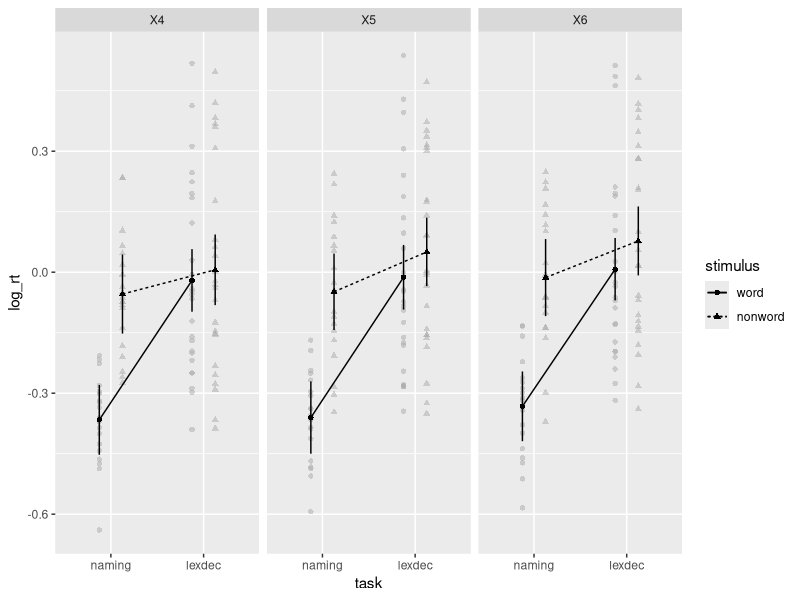
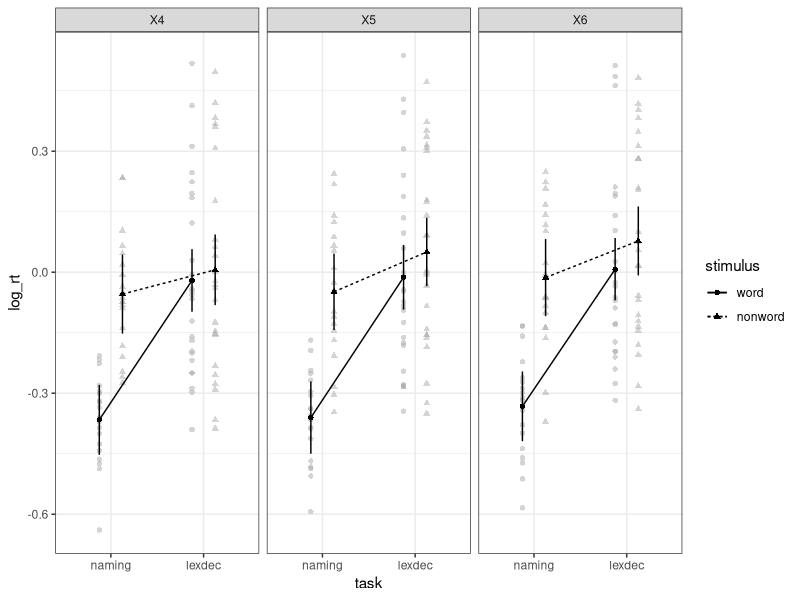
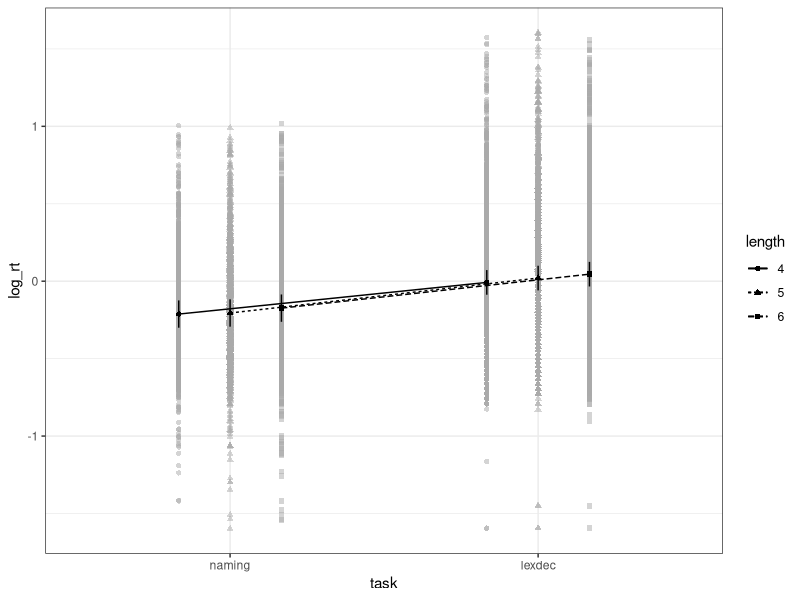
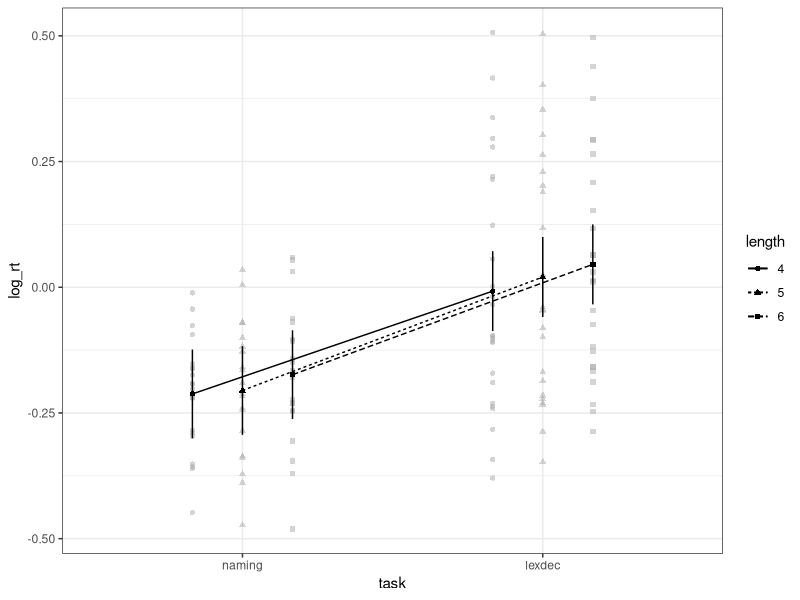
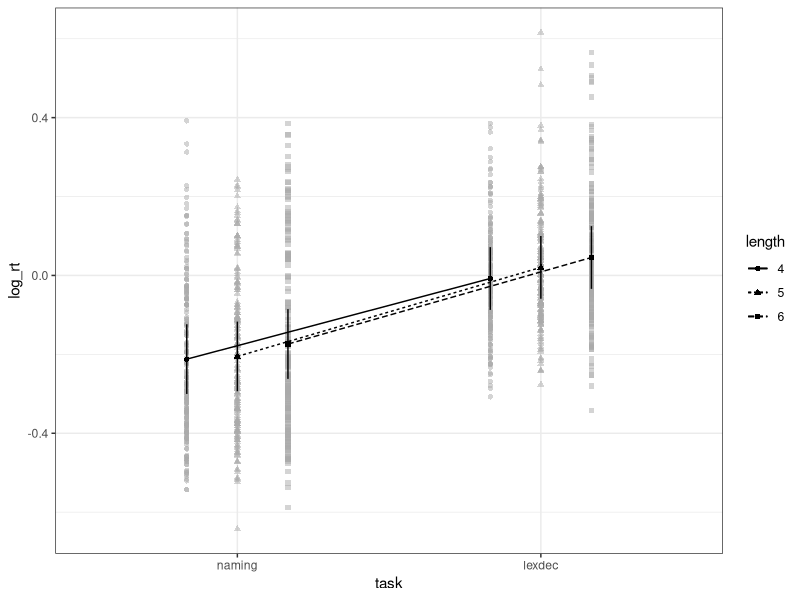

The R script that drew these images, in order:
## ---- chunk 1
knitr::opts_chunk$set(
  collapse = TRUE,
  comment = "#>",
  fig.path = "man/figures/README-"
)
## ---- chunk 2
library("afex")
# examples data set with both within- and between-subjects factors (see ?fhch2010)
data("fhch2010", package = "afex")
fhch <- fhch2010[ fhch2010$correct,] # remove errors
str(fhch2010) # structure of the data
## ---- chunk 3
aov_ez("id", "log_rt", fhch, between = "task", within = c("stimulus", "length"))
## ---- chunk 4
a <- aov_ez("id", "log_rt", fhch, between = "task", within = c("stimulus", "length"))
## ---- chunk 5
afex_plot(a, "task", "stimulus", "length")
## ---- chunk 6
library("ggplot2")
afex_plot(a, "task", "stimulus", "length") + 
  theme_bw()
## ---- chunk 7
library("emmeans")
## set up reference grid using only length
em1 <- emmeans(a, "length")
em1

## test all pairwise comparisons on reference grid:
pairs(em1)

## only test specified tests
con <- list(
  "4vs5" = c(-1, 1, 0),
  "5vs6" = c(0, -1, 1)
)
contrast(em1, con, adjust = "holm")
## ---- chunk 8
library("afex")
# examples data set with both within- and between-subjects factors (see ?fhch2010)
data("fhch2010", package = "afex")
fhch <- fhch2010[ fhch2010$correct,] # remove errors
str(fhch2010) # structure of the data
## ---- chunk 9
m1 <- mixed(log_rt ~ task * length + (length | id) + (task | item), 
            fhch)
## ---- chunk 10
m1
nice(m1)

## ---- chunk 11
anova(m1)
## ---- chunk 12
summary(m1)
## ---- chunk 13
m2 <- mixed(log_rt ~ task * length + (length || id) + (task || item), 
            fhch, expand_re = TRUE)
## ---- chunk 14
summary(m2)$varcor
## ---- chunk 15
m3 <- mixed(log_rt ~ task * length + (1 | id) + (task || item), 
            fhch, expand_re = TRUE)
m3
## ---- chunk 16
library("ggplot2")
## all data points shown
afex_plot(m3, "task", "length") + 
  theme_bw()
## ---- chunk 17
## data points show IDs
afex_plot(m3, "task", "length", id = "id") + 
  theme_bw()
## ---- chunk 18
## data points show items
afex_plot(m3, "task", "length", id = "item") + 
  theme_bw()
## ---- chunk 19
library("emmeans")
emm_options(lmer.df = "asymptotic")
## set up reference grid using only length
em2 <- emmeans(m3, "length")
em2

## test all pairwise comparisons on reference grid:
pairs(em2)

## only test specified tests
con <- list(
  "4vs5" = c(-1, 1, 0),
  "5vs6" = c(0, -1, 1)
)
contrast(em2, con, adjust = "holm")
